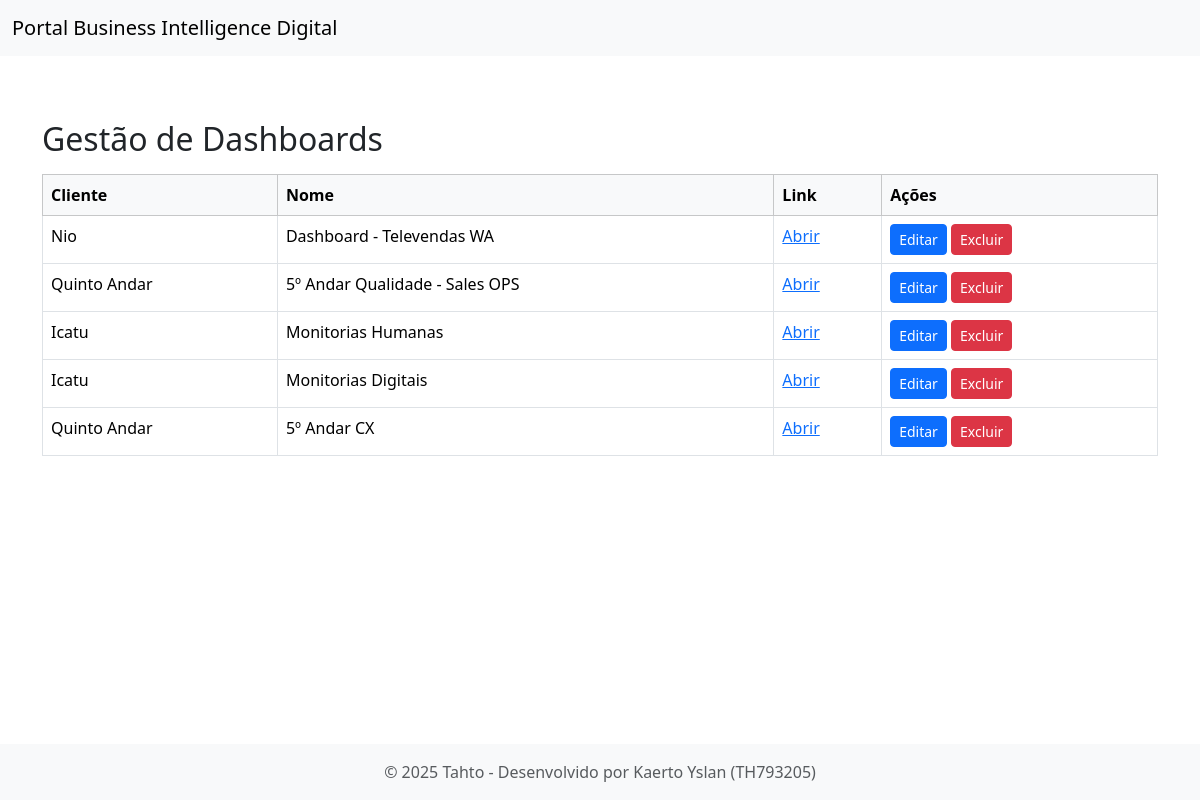
The page /gestao_dashboards on the database its author committed.
### tables this page shows
CREATE TABLE dashboard (
            cliente TEXT NOT NULL,
            nome TEXT NOT NULL,
            link TEXT NOT NULL
        , id INTEGER);

### views.py (the view)
@app.route('/gestao_dashboards')
def gestao_dashboards():
    conn = get_db_connection()
    dashboards = conn.execute('SELECT * FROM dashboard').fetchall()
    conn.close()
    return render_template('gestao_dashboards.html', dashboards=dashboards)

### main.py (called while the page is built)
def get_db_connection():
    conn = sqlite3.connect(DB_PATH)
    conn.row_factory = sqlite3.Row
    return conn

### views.py (called while the page is built)
@app.before_request
def force_first_login():
    if current_user.is_authenticated:
        endpoint = request.endpoint or ""
        if current_user.first_login == 1 and endpoint not in (
            "logout", "login", "change_password_first_time", "static"
        ):
            return redirect(url_for("change_password_first_time"))

### templates/gestao_dashboards.html (shortened to what this page needs)
{% extends "base_admin.html" %}
{% block content %}
<div class="container mt-5">
    <h2>Gestão de Dashboards</h2>
    <table class="table table-bordered mt-3">
        <thead class="table-light">
            <tr>
                <th>Cliente</th>
                <th>Nome</th>
                <th>Link</th>
                <th>Ações</th>
            </tr>
        </thead>
        <tbody>
            {% for dashboard in dashboards %}
            <tr>
                <td>{{ dashboard['cliente'] }}</td>
                <td>{{ dashboard['nome'] }}</td>
                <td><a href="{{ dashboard['link'] }}" target="_blank">Abrir</a></td>
                <td>
                    <a href="{{ url_for('editar_dashboard', id=dashboard['id']) }}" class="btn btn-sm btn-primary">Editar</a>
                    <form action="{{ url_for('excluir_dashboard', id=dashboard['id']) }}" method="POST" style="display:inline-block;">
                        <button type="submit" class="btn btn-sm btn-danger" onclick="return confirm('Tem certeza que deseja excluir este dashboard?');">Excluir</button>
                    </form>
                </td>
            </tr>
            {% endfor %}
        </tbody>
    </table>
</div>
{% endblock %}

### templates/base_admin.html (style rules this page uses)
html, body { height: 100%; margin: 0; padding: 0; }
body { display: flex; flex-direction: column; }

### rows shown on the page
dashboard: cliente "Nio", nome "Dashboard - Televendas WA"
dashboard: cliente "Quinto Andar", nome "5º Andar Qualidade - Sales OPS"
dashboard: cliente "Icatu", nome "Monitorias Humanas"
dashboard: cliente "Icatu", nome "Monitorias Digitais"
dashboard: cliente "Quinto Andar", nome "5º Andar CX"
